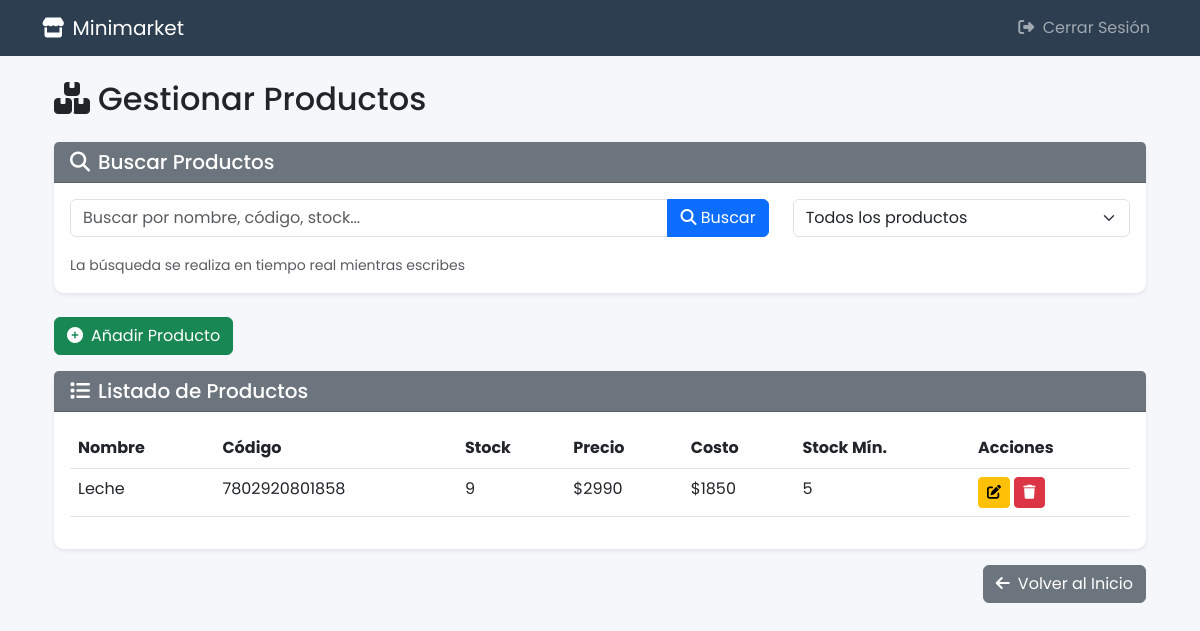
/gestionar_productos/ (signed in), run on the app's committed database.
### Tienda/models.py (models this page shows, shortened)
class Producto(models.Model):
    nombre = models.CharField(max_length=100)
    codigo_barras = models.CharField(max_length=50, unique=True)
    stock = models.PositiveIntegerField(default=0)
    precio = models.PositiveIntegerField(default=0)
    costo = models.PositiveIntegerField(default=0)
    minimal_stock = models.PositiveIntegerField(default=0)

### Tienda/views.py (the view, shortened to what this page needs)
# urls.py: path('gestionar_productos/', views.gestionar_productos, name='gestionar_productos'),
@login_required
@user_passes_test(is_superuser, login_url='home') # Proteger y redirigir si no es superuser
def gestionar_productos(request):
    productos = Producto.objects.all().order_by('nombre')
    productos = Producto.objects.all().order_by('nombre')
    context = {
        'productos': productos,
        'es_superadmin': request.user.is_superuser
    }
    return render(request, 'Tienda/productos.html', context)

### Tienda/views.py (called while the page is built)
def is_superuser(user):
    return user.is_superuser

### Tienda/templates/Tienda/productos.html (shortened to what this page needs)
{% extends 'Tienda/base_layout.html' %}
{% block content %}
<div class="container mt-4">
    <h2 class="mb-4"><i class="fas fa-boxes me-2"></i>Gestionar Productos</h2>
    <div class="card border-0 shadow-sm mb-4">
        <div class="card-header bg-secondary text-white">
            <h5 class="mb-0"><i class="fas fa-search me-2"></i>Buscar Productos</h5>
        </div>
        <div class="card-body">
            <div class="row">
                <div class="col-md-8">
                    <div class="input-group mb-3">
                        <input type="text" id="buscar-producto" class="form-control" placeholder="Buscar por nombre, código, stock...">
                        <button class="btn btn-primary" type="button" id="btn-buscar">
                            <i class="fas fa-search"></i> Buscar
                        </button>
                    </div>
                    <small class="text-muted">La búsqueda se realiza en tiempo real mientras escribes</small>
                </div>
                <div class="col-md-4">
                    <select id="filtro-producto" class="form-select">
                        <option value="">Todos los productos</option>
                    </select>
                </div>
            </div>
        </div>
    </div>
    <div class="mb-3">
        <button class="btn btn-success" data-bs-toggle="modal" data-bs-target="#nuevoProductoModal">
            <i class="fas fa-plus-circle me-2"></i>Añadir Producto
        </button>
    </div>
    <div class="card border-0 shadow-sm">
        <div class="card-header bg-secondary text-white">
            <h5 class="mb-0"><i class="fas fa-list me-2"></i>Listado de Productos</h5>
        </div>
        <div class="card-body">
            <div class="table-responsive">
                <table class="table table-hover" id="tabla-productos">
                    <thead>
                        <tr>
                            <th>Nombre</th>
                            <th>Código</th>
                            <th>Stock</th>
                            <th>Precio</th>
                            <th>Costo</th>
                            <th>Stock Mín.</th>
                            <th>Acciones</th>
                        </tr>
                    </thead>
                    <tbody>
                        {% for producto in productos %}
                        <tr class="fila-producto" data-nombre="{{ producto.nombre|lower }}" data-codigo="{{ producto.codigo_barras }}" data-stock="{{ producto.stock }}" data-precio="{{ producto.precio }}" data-costo="{{ producto.costo }}" data-minimal_stock="{{ producto.minimal_stock }}">
                            <td>{{ producto.nombre }}</td>
                            <td>{{ producto.codigo_barras }}</td>
                            <td>{{ producto.stock }}</td>
                            <td>${{ producto.precio|floatformat:0 }}</td>
                            <td>${{ producto.costo|floatformat:0 }}</td>
                            <td>{{ producto.minimal_stock }}</td>
                            <td>
                                <button class="btn btn-sm btn-warning editar-producto" data-id="{{ producto.id }}" data-nombre="{{ producto.nombre }}" data-codigo="{{ producto.codigo_barras }}" data-stock="{{ producto.stock }}" data-precio="{{ producto.precio }}" data-costo="{{ producto.costo }}" data-minimal_stock="{{ producto.minimal_stock }}"><i class="fas fa-edit"></i></button>
                                <button class="btn btn-sm btn-danger eliminar-producto" data-id="{{ producto.id }}"><i class="fas fa-trash"></i></button>
                            </td>
                        </tr>
                        {% empty %}
                        <tr id="no-resultados">
                            <td colspan="7" class="text-center">No hay productos registrados.</td>
                        </tr>
                        {% endfor %}
                    </tbody>
                </table>
            </div>
        </div>
    </div>
    <div class="d-flex justify-content-end mt-3">
        <a href="{% url 'home' %}" class="btn btn-secondary">
            <i class="fas fa-arrow-left me-2"></i>Volver al Inicio
        </a>
    </div>
</div>
{% endblock %}

### Tienda/templates/Tienda/base_layout.html (style rules this page uses)
:root { --primary-color: #2c3e50; --secondary-color: #3498db; --accent-color: #e74c3c; }
body { font-family: 'Poppins', sans-serif; background-color: #f5f7fa; }
.card { border-radius: 10px; box-shadow: 0 5px 15px rgba(0, 0, 0, 0.05); }
.card-header { background-color: var(--primary-color); border-radius: 10px 10px 0 0; }

### data on the page
Producto: nombre "Leche", codigo_barras "7802920801858", stock "9", precio "2990", costo "1850", minimal_stock "5"
